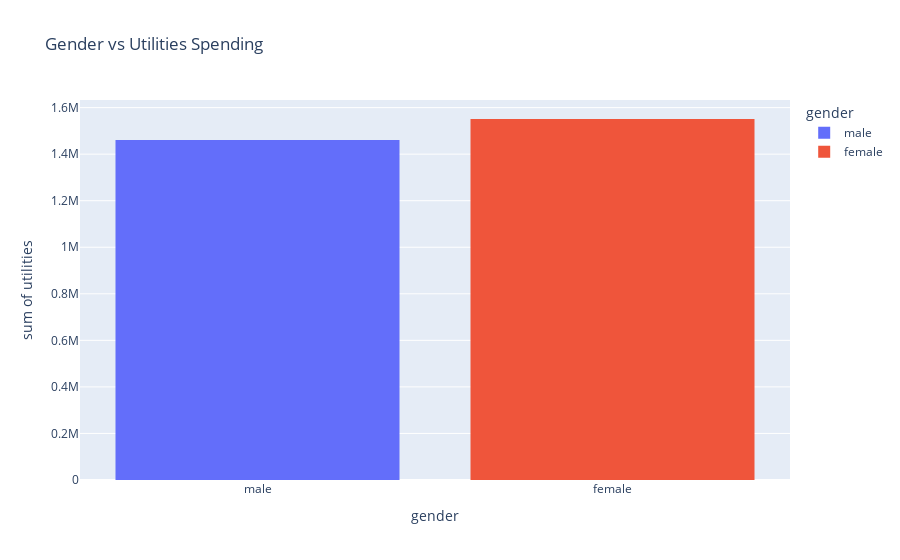

Notebook code cell kept with this figure:
### Markdown cell above
### Using plotly for Age VS Utilities

### Code cell
ex.histogram(user_data, x='gender', y='utilities', color='gender', title='Gender vs Utilities Spending')

### Figure 1 — Plotly figure (JSON) as saved in the notebook; plotly's stock layout.template omitted (floating-point values rounded to 4 significant figures; data arrays with more than 128 entries replaced by an {"elided": "..."} marker saying what was removed)
{"data": [{"alignmentgroup": "True", "bingroup": "x", "histfunc": "sum", "hovertemplate": "gender=%{x}<br>sum of utilities=%{y}<extra></extra>", "legendgroup": "male", "marker": {"color": "#636efa", "pattern": {"shape": ""}}, "name": "male", "offsetgroup": "male", "orientation": "v", "showlegend": true, "type": "histogram", "x": {"elided": "488 str values"}, "xaxis": "x", "y": {"elided": "488 int values"}, "yaxis": "y"}, {"alignmentgroup": "True", "bingroup": "x", "histfunc": "sum", "hovertemplate": "gender=%{x}<br>sum of utilities=%{y}<extra></extra>", "legendgroup": "female", "marker": {"color": "#EF553B", "pattern": {"shape": ""}}, "name": "female", "offsetgroup": "female", "orientation": "v", "showlegend": true, "type": "histogram", "x": {"elided": "513 str values"}, "xaxis": "x", "y": {"elided": "513 int values"}, "yaxis": "y"}], "layout": {"barmode": "relative", "legend": {"title": {"text": "gender"}, "tracegroupgap": 0}, "title": {"text": "Gender vs Utilities Spending"}, "xaxis": {"anchor": "y", "categoryarray": ["male", "female"], "categoryorder": "array", "domain": [0, 1], "title": {"text": "gender"}}, "yaxis": {"anchor": "x", "domain": [0, 1], "title": {"text": "sum of utilities"}}}}
